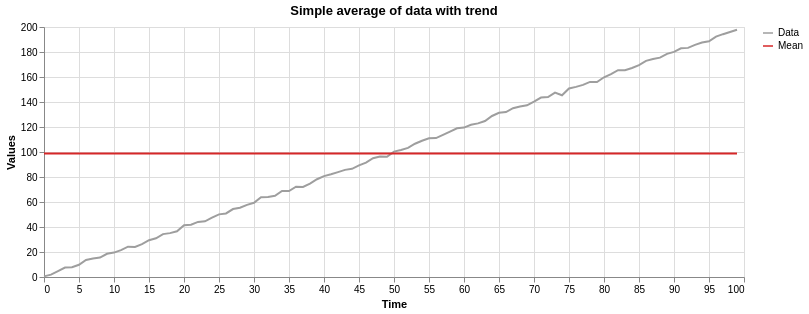

The notebook cell this image was saved under:
### Markdown cell above
Next, we add a **trend** to our stationary series and try the simple average again.

### Code cell
trend = 2.0 * time + noise
trend_avg = np.full(len(time), trend.mean())

print(f"Simple average MSE: {mse(trend, trend_avg):.2f}")
overlay(time, {"Data": trend, "Mean": trend_avg}, "Simple average of data with trend")

### Figure 1 — Vega-Lite specification as saved in the notebook (floating-point values rounded to 4 significant figures; data arrays with more than 128 entries replaced by an {"elided": "..."} marker saying what was removed)
{"config": {"view": {"continuousWidth": 300, "continuousHeight": 300}}, "data": {"name": "data-94af82043c3a95f65ae0dbb082a8fa60"}, "mark": {"type": "line", "strokeWidth": 2}, "encoding": {"color": {"field": "series", "scale": {"domain": ["Data", "Mean"], "range": ["#9e9e9e", "#d62728"]}, "title": null, "type": "nominal"}, "tooltip": [{"field": "x", "title": "Time", "type": "quantitative"}, {"field": "series", "type": "nominal"}, {"field": "value", "format": ".2f", "type": "quantitative"}], "x": {"field": "x", "title": "Time", "type": "quantitative"}, "y": {"field": "value", "scale": {"zero": false}, "title": "Values", "type": "quantitative"}}, "height": 250, "title": "Simple average of data with trend", "width": 700, "$schema": "https://vega.github.io/schema/vega-lite/v6.4.1.json", "datasets": {"data-94af82043c3a95f65ae0dbb082a8fa60": {"elided": "200 records"}}}
